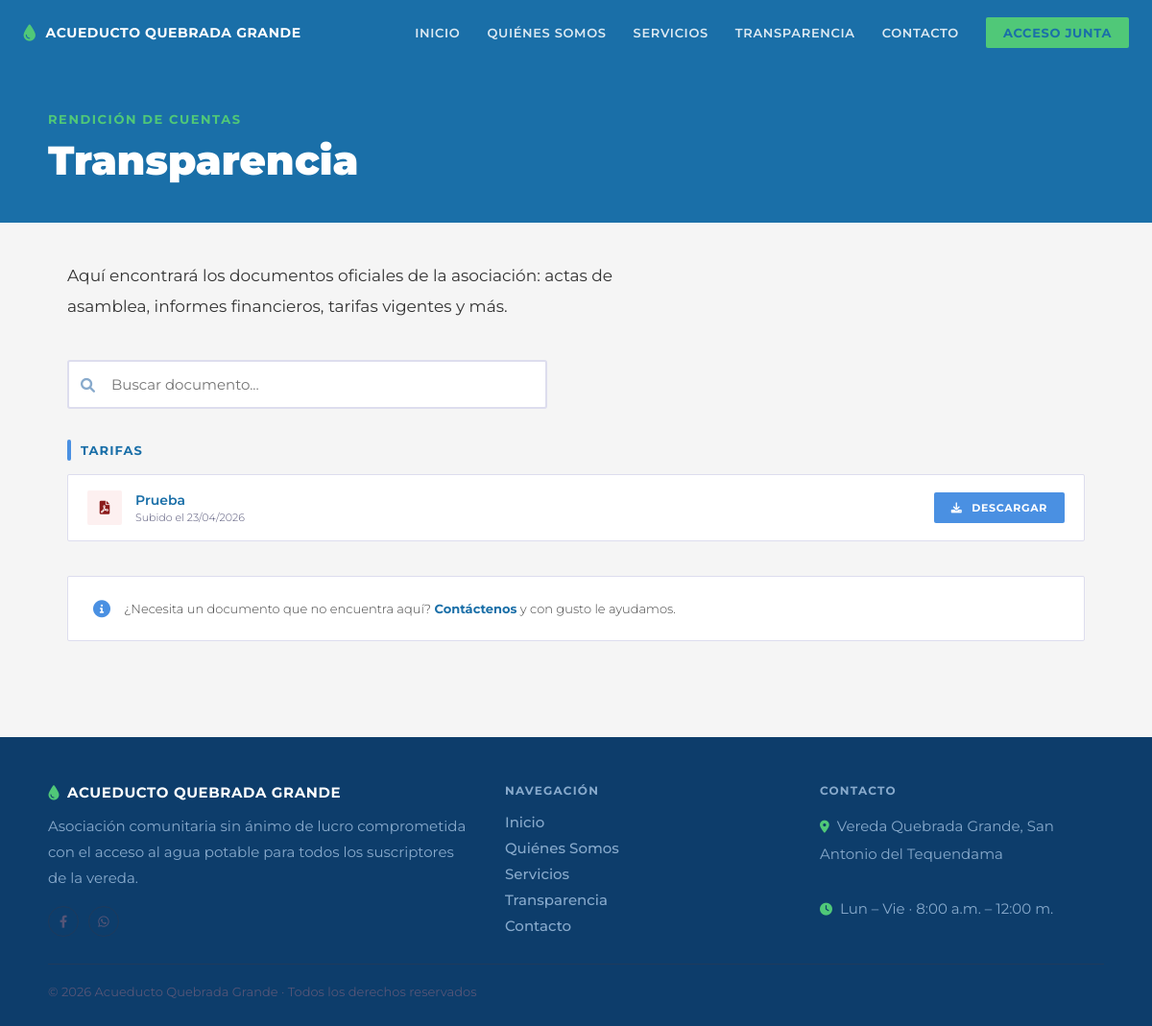
Before: /transparencia with the older database file.
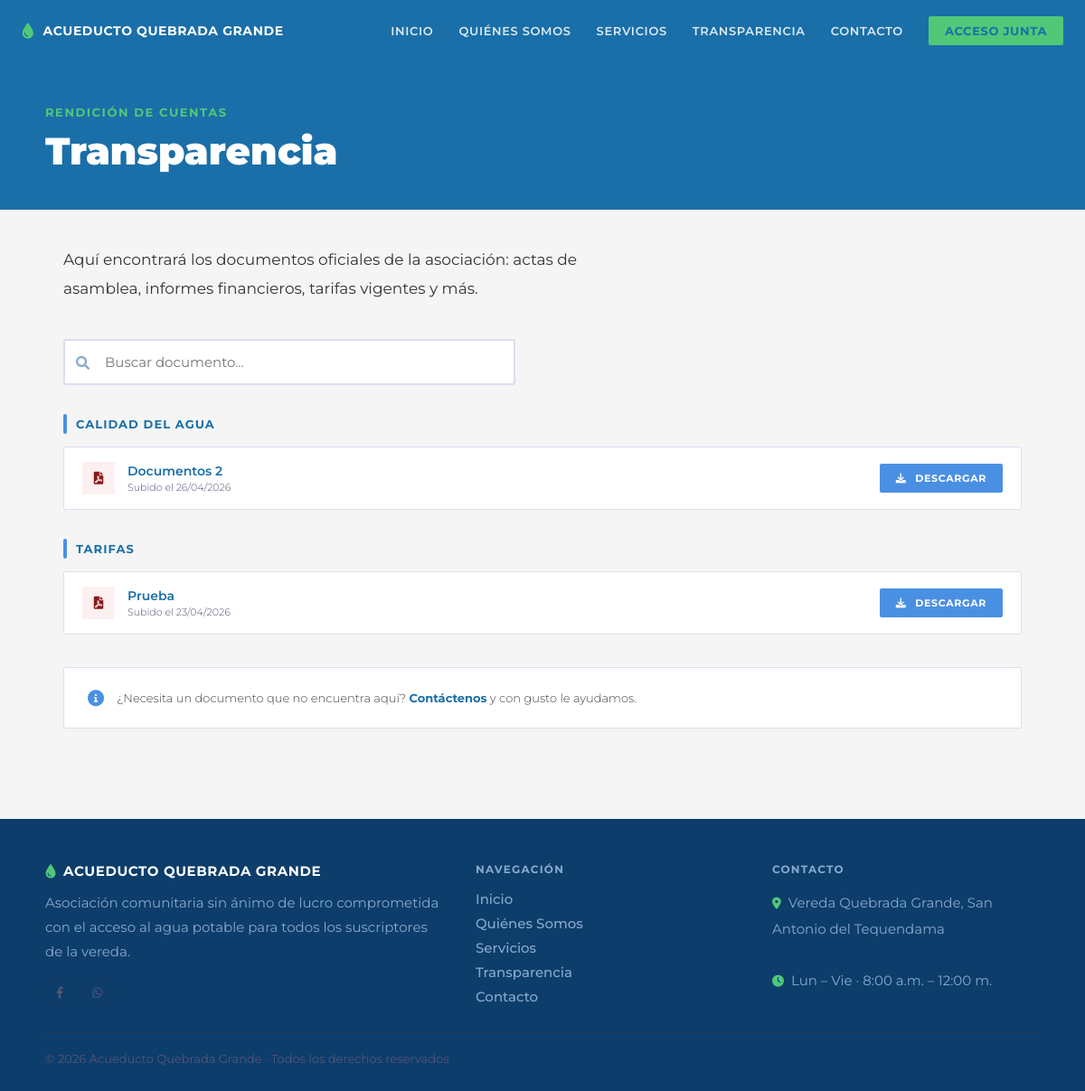
After: the same page with the newer database file.
### app.py (models this page shows)
class Documento(db.Model):
    id = db.Column(db.Integer, primary_key=True)
    nombre = db.Column(db.String(150), nullable=False)
    categoria = db.Column(db.String(50), nullable=False, default='General')
    ruta = db.Column(db.String(200), nullable=False)
    fecha = db.Column(db.DateTime, default=datetime.now)

### app.py (the view)
@app.route('/transparencia')
def transparencia():
    documentos = Documento.query.order_by(Documento.fecha.desc()).all()
    return render_template('transparencia.html', documentos=documentos)

### app.py (called while the page is built)
@app.template_filter('fecha_es')
def fecha_es(dt):
    return f"{dt.day:02d}/{dt.month:02d}/{dt.year}"

### templates/transparencia.html (shortened to what this page needs)
{% extends "base.html" %}
{% block content %}
<div style="background:#1a6fa8; padding:48px 24px 40px;">
    <div style="max-width:1100px; margin:0 auto;">
        <p style="font-size:13px; font-weight:700; letter-spacing:0.12em; text-transform:uppercase; color:#50C878; margin-bottom:10px;">Rendición de cuentas</p>
        <h1 style="font-size:clamp(28px,4vw,42px); font-weight:900; color:#fff; line-height:1.2;">Transparencia</h1>
    </div>
</div>
<div class="container">
    <p style="font-size:17px; font-weight:400; color:#333; line-height:1.85; max-width:640px; margin-bottom:40px;">
        Aquí encontrará los documentos oficiales de la asociación: actas de asamblea, informes financieros, tarifas vigentes y más.
    </p>
    <div style="margin-bottom:32px;">
        <div style="position:relative; max-width:500px;">
            <i class="fas fa-search" style="position:absolute; left:14px; top:50%; transform:translateY(-50%); color:#88aacc; font-size:15px;"></i>
            <input type="text" id="buscador" placeholder="Buscar documento..."
                oninput="filtrarDocs()"
                style="width:100%; padding:14px 14px 14px 44px; border:2px solid #ddddee; border-radius:3px; font-family:'Montserrat',sans-serif; font-size:15px; outline:none; color:#333333; background:#fff; transition:border-color 0.2s;"
                onfocus="this.style.borderColor='#4A90E2'"
                onblur="this.style.borderColor='#ddddee'">
        </div>
    </div>
    {% if documentos %}
        {% set categorias = documentos | map(attribute='categoria') | unique | list %}
        {% for cat in categorias %}
        <div class="cat-block" style="margin-bottom:32px;">
            <div style="display:flex; align-items:center; gap:10px; margin-bottom:14px;">
                <div style="width:4px; height:22px; background:#4A90E2; border-radius:2px;"></div>
                <h2 style="font-size:13px; font-weight:700; letter-spacing:0.08em; text-transform:uppercase; color:#1a6fa8;">{{ cat }}</h2>
            </div>
            <div style="background:#fff; border:1px solid #ddddee; border-radius:2px; overflow:hidden;">
                {% for doc in documentos if doc.categoria == cat %}
                <div class="doc-row" style="display:flex; align-items:center; justify-content:space-between; padding:16px 20px; border-bottom:1px solid #eeeef5; gap:16px; {% if loop.last %}border-bottom:none;{% endif %}">
                    <div style="display:flex; align-items:center; gap:14px; min-width:0;">
                        <div style="background:#fdf0f0; width:36px; height:36px; border-radius:2px; display:flex; align-items:center; justify-content:center; flex-shrink:0;">
                            <i class="fas fa-file-pdf" style="color:#8b1a1a; font-size:14px;"></i>
                        </div>
                        <div style="min-width:0;">
                            <p style="font-size:14px; font-weight:600; color:#1a6fa8; white-space:nowrap; overflow:hidden; text-overflow:ellipsis;">{{ doc.nombre }}</p>
                            <p style="font-size:11px; font-weight:300; color:#555577; margin-top:2px;">Subido el {{ doc.fecha | fecha_es }}</p>
                        </div>
                    </div>
                    <a href="/documentos/{{ doc.ruta }}" target="_blank" class="btn-secondary" style="white-space:nowrap; font-size:11px; padding:9px 18px;">
                        <i class="fas fa-download" style="margin-right:6px;"></i> Descargar
                    </a>
                </div>
                {% endfor %}
            </div>
        </div>
        {% endfor %}
    {% endif %}
    <div style="margin-top:36px; border:1px solid #ddddee; padding:22px 26px; border-radius:2px; display:flex; align-items:center; gap:14px; background:#fff;">
        <i class="fas fa-info-circle" style="color:#4A90E2; font-size:18px; flex-shrink:0;"></i>
        <p style="font-size:13px; font-weight:300; color:#444; line-height:1.7;">¿Necesita un documento que no encuentra aquí? <a href="/contacto" style="color:#1a6fa8; font-weight:700; text-decoration:none;">Contáctenos</a> y con gusto le ayudamos.</p>
    </div>
</div>
{% endblock %}

### templates/base.html (shortened to what this page needs)
<!DOCTYPE html>
<html lang="es">
<head>
    <link href="https://cdnjs.cloudflare.com/ajax/libs/font-awesome/6.0.0/css/all.min.css" rel="stylesheet">
</head>
<body>
<nav>
    <div class="nav-inner">
        <a href="/" class="nav-logo">
            <i class="fas fa-tint nav-logo-icon"></i>
            <span class="nav-logo-text">Acueducto <span>Quebrada Grande</span></span>
        </a>
        <div class="nav-links">
            <a href="/">Inicio</a>
            <a href="/nosotros">Quiénes Somos</a>
            <a href="/servicios">Servicios</a>
            <a href="/transparencia">Transparencia</a>
            <a href="/contacto">Contacto</a>
            {% if session.get('admin') %}
                <a href="/admin">Panel</a>
                <a href="/logout" class="nav-btn-danger">Cerrar Sesión</a>
            {% else %}
                <a href="/login" class="nav-btn">Acceso Junta</a>
            {% endif %}
        </div>
    </div>
</nav>
<main>
    {% block content %}{% endblock %}
</main>
{% if request.path != "/admin" %}
<footer>
    <div class="footer-inner">
        <div>
            <div class="footer-brand">
                <i class="fas fa-tint"></i>
                <span>Acueducto Quebrada Grande</span>
            </div>
            <p class="footer-desc">Asociación comunitaria sin ánimo de lucro comprometida con el acceso al agua potable para todos los suscriptores de la vereda.</p>
            <div class="footer-social">
                <a href="#" title="Facebook"><i class="fab fa-facebook-f"></i></a>
                <a href="#" title="WhatsApp"><i class="fab fa-whatsapp"></i></a>
            </div>
        </div>
        <div>
            <p class="footer-heading">Navegación</p>
            <div class="footer-links">
                <a href="/">Inicio</a>
                <a href="/nosotros">Quiénes Somos</a>
                <a href="/servicios">Servicios</a>
                <a href="/transparencia">Transparencia</a>
                <a href="/contacto">Contacto</a>
            </div>
        </div>
        <div>
            <p class="footer-heading">Contacto</p>
            <p class="footer-info">
                <i class="fas fa-map-marker-alt"></i>Vereda Quebrada Grande, San Antonio del Tequendama<br><br>
                <i class="fas fa-clock"></i>Lun – Vie · 8:00 a.m. – 12:00 m.
            </p>
        </div>
    </div>
    <div class="footer-bottom">
        <span>© 2026 Acueducto Quebrada Grande · Todos los derechos reservados</span>
    </div>
</footer>
{% endif %}
</body>
</html>

### templates/base.html (style rules this page uses)
* { box-sizing: border-box; margin: 0; padding: 0; }
:root { --marino: #1a6fa8; --marino2: #1a6fa8; --dorado: #50C878; --verde: #4A90E2; --verde2: #3a7acc; --gris: #F5F5F5; --texto: #333333; --suave: #444466; }
body { font-family: 'Montserrat', sans-serif; font-size: 17px; background: var(--gris); color: var(--texto); display: flex; flex-direction: column; min-height: 100vh; }
nav { background: var(--marino); position: sticky; top: 0; z-index: 100; }
.nav-inner { max-width: 1200px; margin: 0 auto; padding: 0 24px; display: flex; justify-content: space-between; align-items: center; height: 68px; }
.nav-logo { display: flex; align-items: center; gap: 10px; text-decoration: none; }
.nav-logo-icon { color: var(--dorado); font-size: 18px; }
.nav-logo-text { color: #fff; font-size: 14px; font-weight: 700; letter-spacing: 0.04em; text-transform: uppercase; }
.nav-logo-text span { display: none; }
@media (min-width: 500px) { .nav-logo-text span { display: inline; } }
.nav-links { display: none; align-items: center; gap: 28px; }
@media (min-width: 820px) { .nav-links { display: flex; } }
.nav-links a { color: rgba(255,255,255,0.85); text-decoration: none; font-size: 13px; font-weight: 600; letter-spacing: 0.05em; text-transform: uppercase; transition: color 0.2s; }
.nav-btn { background: var(--dorado); color: var(--marino) !important; padding: 8px 18px; border-radius: 2px; font-weight: 700 !important; }
main { flex-grow: 1; }
.container { max-width: 1100px; margin: 0 auto; padding: 40px 20px; }
footer { background: #0d3d6b; color: #88aacc; padding: 48px 24px 28px; margin-top: 60px; }
.footer-inner { max-width: 1100px; margin: 0 auto; display: grid; grid-template-columns: 1fr; gap: 32px; }
@media (min-width: 640px) { .footer-inner { grid-template-columns: 1.5fr 1fr 1fr; } }
.footer-brand { display: flex; align-items: center; gap: 8px; margin-bottom: 12px; }
.footer-brand i { color: var(--dorado); font-size: 16px; }
.footer-brand span { color: #fff; font-size: 15px; font-weight: 700; letter-spacing: 0.04em; text-transform: uppercase; }
.footer-desc { font-size: 15px; font-weight: 400; line-height: 1.8; color: #88aacc; }
.footer-social { display: flex; gap: 10px; margin-top: 16px; }
.footer-social a { width: 32px; height: 32px; border-radius: 50%; border: 1px solid #1e3a5c; display: flex; align-items: center; justify-content: center; color: #555577; text-decoration: none; font-size: 13px; transition: border-color 0.2s, color 0.2s; }
.footer-heading { font-size: 12px; font-weight: 700; letter-spacing: 0.1em; text-transform: uppercase; color: #88aacc; margin-bottom: 16px; }
.footer-links { display: flex; flex-direction: column; gap: 8px; }
.footer-links a { color: #88aacc; text-decoration: none; font-size: 15px; font-weight: 500; transition: color 0.2s; }
.footer-info { font-size: 15px; font-weight: 400; line-height: 1.9; color: #88aacc; }
.footer-info i { color: var(--dorado); margin-right: 8px; font-size: 13px; }
.footer-bottom { max-width: 1100px; margin: 28px auto 0; padding-top: 20px; border-top: 1px solid #1e3a5c; display: flex; flex-direction: column; gap: 6px; font-size: 13px; font-weight: 400; text-align: center; color: #555577; }
@media (min-width: 640px) { .footer-bottom { flex-direction: row; justify-content: space-between; text-align: left; } }
.btn-secondary { display: inline-block; background: var(--verde); color: #fff; font-size: 14px; font-weight: 700; letter-spacing: 0.06em; text-transform: uppercase; padding: 15px 32px; border-radius: 2px; text-decoration: none; border: none; cursor: pointer; transition: background 0.2s; }

Changed rows visible on the page:
added Documento: categoria "CALIDAD DEL AGUA", nombre "Documentos 2", fecha|fecha_es "26/04/2026"
